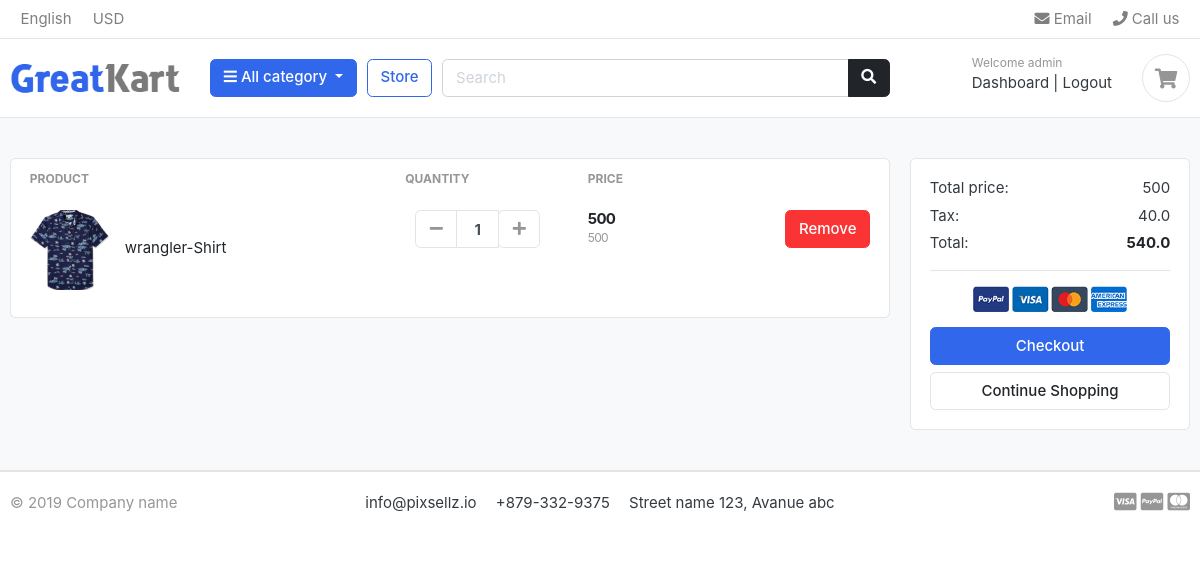
The app's page /carts/carts/ (signed in) with its own data.
### accounts/models.py (models this page shows, shortened)
class Account(AbstractUser):
    first_name = models.CharField(max_length=50)
    last_name = models.CharField(max_length=50)
    username = models.CharField(max_length=50, unique=True)
    email = models.EmailField(max_length=50, unique=True)
    phone_number = models.CharField(max_length=20)
    date_joined = models.DateTimeField(auto_now_add=True)
    last_login = models.DateTimeField(auto_now_add=True)
    is_admin = models.BooleanField(default=False)
    is_active = models.BooleanField(default=True)
    is_staff = models.BooleanField(default=False)
    is_superuser = models.BooleanField(default=False)
    USERNAME_FIELD = 'email'
    REQUIRED_FIELDS = ['username', 'first_name', 'last_name']
    objects = MyAccountManager()

### carts/models.py (models this page shows, shortened)
class CartItem(models.Model):
    product=models.ForeignKey(Product,on_delete=models.CASCADE,default=None,blank=True,null=True)
    cart=models.ForeignKey(Cart,on_delete=models.CASCADE,default=None,blank=True,null=True)
    variation=models.ManyToManyField('Variation',blank=True)
    quantity=models.IntegerField()
    is_active=models.BooleanField(default=True)
    user=models.ForeignKey(Account,on_delete=models.CASCADE,null=True,blank=True)
    def sub_total(self):
        return self.product.price*self.quantity

### store/models.py (models this page shows, shortened)
class Product(models.Model):
    product_name=models.CharField(max_length=200,unique=True)
    slug=models.SlugField(max_length=200,unique=True)
    description=models.TextField(max_length=500,blank=True)
    price=models.IntegerField()
    images=models.ImageField(upload_to='photos/products')
    stock=models.IntegerField()
    is_available=models.BooleanField(default=True)
    category=models.ForeignKey(Category,on_delete=models.CASCADE)
    uploaded_date=models.DateTimeField(auto_now_add=True)
    updated_date=models.DateTimeField(auto_now=True)
    def get_url(self):
        return reverse('product_detail',args=[self.category.slug,self.slug])

### carts/views.py (the view)
# urls.py: path("carts/", views.carts, name="carts"),
def carts(request,total=0,quantity=0,cart_items=None):
    tax=0
    grand_total=0
    try:
        if request.user.is_authenticated:
            cart_items=CartItem.objects.filter(user=request.user,is_active=True)
        else:
            cart=Cart.objects.get(cart_id=_cart_id(request))
            cart_items=CartItem.objects.filter(cart=cart,is_active=True)
        for cart_item in cart_items:
            total+=(cart_item.product.price*cart_item.quantity)
            quantity+=cart_item.quantity
            tax=(8*total)/100
            grand_total=total+tax
    except:
        pass
    context={
        'total':total,
        'quantity':quantity,
        'cart_items':cart_items,
        'tax':tax,
        'grand_total':grand_total,
    }
    return render(request,'store/carts.html',context)

### carts/context_processors.py (called while the page is built)
def counter(request):
    item_count = 0
    if 'admin' in request.path:
        return {}
    else:
        try:
            cart = Cart.objects.filter(cart_id=_cart_id(request)).first()
            if cart:
                cart_items = CartItem.objects.filter(cart=cart)
                for cart_item in cart_items:
                    item_count += cart_item.quantity
        except Cart.DoesNotExist:
            item_count = 0
    return {'item_count': item_count}

### carts/views.py (called while the page is built)
def _cart_id(request):
    cart=request.session.session_key
    if not cart:
        cart=request.session.create()
    return cart

### category/context_processors.py (called while the page is built)
def menu_links(request):
    links=Category.objects.all()
    return dict(multiple_links=links)

### category/models.py (called while the page is built)
    def get_url(self):
        return reverse('product_by_category',args=[self.slug])

### template/store/carts.html (shortened to what this page needs)
{% extends 'base.html' %}
{% load static %}
{% block content %}
<section class="section-content padding-y bg">
    <div class="container">
        {% if not cart_items %}
        <h1 class="text-center">Your Cart is Empty</h1>
        <div class="text-center">
            <a href="{% url 'store' %}" class="btn btn-primary">Continue Shopping</a>
        </div>
        {% else %}
        <div class="row">
            <aside class="col-lg-9">
                <div class="card">
                    <table class="table table-borderless table-shopping-cart">
                        <thead class="text-muted">
                            <tr class="small text-uppercase">
                                <th scope="col">Product</th>
                                <th scope="col" width="120">Quantity</th>
                                <th scope="col" width="120">Price</th>
                                <th scope="col" class="text-right" width="200"> </th>
                            </tr>
                        </thead>
                        <tbody>
                            {% for cart_item in cart_items %}
                            <tr>
                                <td>
                                    <figure class="itemside align-items-center">
                                        <div class="aside"><a href="{{cart_item.product.get_url}}"><img
                                                    src="{{cart_item.product.images.url}}" class="img-sm"></a></div>
                                        <figcaption class="info">
                                            <a href="{{cart_item.product.get_url}}"
                                                class="title text-dark">{{cart_item.product.product_name}}</a>
                                        </figcaption>
                                    </figure>
                                </td>
                                <td>
                                    <div class="col">
                                        <div class="input-group input-spinner">
                                            <div class="input-group-prepend">
                                                <a href="{% url 'remove_cart' cart_item.product.id cart_item.id %}"
                                                    class="btn btn-light" type="button" id="button-plus"> <i
                                                        class="fa fa-minus"></i> </a>
                                            </div>
                                            <input type="text" class="form-control" value="{{cart_item.quantity}}">
                                            <div class="input-group-append">
                                                <form action="{% url 'add_cart' cart_item.product.id %}" method="POST">
                                                    <button class="btn btn-light" type="submit" id="button-minus"> <i
                                                        class="fa fa-plus"></i> </button>
                                                </form>
                                            </div>
                                        </div>
                                    </div>
                                </td>
                                <td>
                                    <div class="price-wrap">
                                        <var class="price">{{cart_item.sub_total}}</var>
                                        <small class="text-muted">{{cart_item.product.price}}</small>
                                    </div>
                                </td>
                                <td class="text-right">
                                    <a href="{% url 'remove_cart_item' cart_item.product.id cart_item.id %}"
                                        class="btn btn-danger"> Remove</a>
                                </td>
                            </tr>
                            {% endfor %}
                        </tbody>
                    </table>
                </div>
            </aside>
            <aside class="col-lg-3">
                <div class="card">
                    <div class="card-body">
                        <dl class="dlist-align">
                            <dt>Total price:</dt>
                            <dd class="text-right">{{total}}</dd>
                        </dl>
                        <dl class="dlist-align">
                            <dt>Tax:</dt>
                            <dd class="text-right">{{tax}}</dd>
                        </dl>
                        <dl class="dlist-align">
                            <dt>Total:</dt>
                            <dd class="text-right text-dark b"><strong>{{grand_total}}</strong></dd>
                        </dl>
                        <hr>
                        <p class="text-center mb-3">
                            <img src="{% static './images/misc/payments.png' %}" height="26">
                        </p>
                        {% if request.user.is_authenticated%}
                        <a href="{% url 'checkout' %}" class="btn btn-primary btn-block"> Checkout </a>
                        {% else %}
                        <a href="{% url 'login' %}" class="btn btn-primary btn-block"> Login to Checkout </a>
                        {% endif %}
                        <a href="{% url 'store' %}" class="btn btn-light btn-block">Continue Shopping</a>
                    </div>
                </div>
            </aside>
        </div>
        {% endif %}
    </div>
</section>
{% endblock %}

### template/includes/header.html (shortened to what this page needs)
{% load static %}
<header class="section-header">
    <nav class="navbar p-md-0 navbar-expand-sm navbar-light border-bottom">
        <div class="container">
            <div class="collapse navbar-collapse" id="navbarTop4">
                <ul class="navbar-nav mr-auto">
                    <li class="nav-item dropdown">
                        <a href="#" class="nav-link"> English </a>
                    </li>
                    <li class="nav-item dropdown">
                        <a href="#" class="nav-link"> USD </a>
                    </li>
                </ul>
                <ul class="navbar-nav">
                    <li><a href="#" class="nav-link"> <i class="fa fa-envelope"></i> Email </a></li>
                    <li><a href="#" class="nav-link"> <i class="fa fa-phone"></i> Call us </a></li>
                </ul>
            </div>
        </div>
    </nav>
    <section class="header-main border-bottom">
        <div class="container">
            <div class="row align-items-center">
                <div class="col-lg-2 col-md-3 col-6">
                    <a href="{% url 'home' %}" class="brand-wrap">
                        <img class="logo" src="{% static './images/logo.png' %}">
                    </a>
                </div>
                <div class="col-lg col-sm col-md col-6 flex-grow-0">
                    <div class="category-wrap dropdown d-inline-block float-right">
                        <button type="button" class="btn btn-primary dropdown-toggle" data-toggle="dropdown">
                            <i class="fa fa-bars"></i> All category
                        </button>
                    </div>
                </div>
                <a href="{% url 'store' %}" class="btn btn-outline-primary">Store</a>
                <div class="col-lg  col-md-6 col-sm-12 col">
                    <form action="{% url 'search' %}" class="search" method="GET">
                        <div class="input-group w-100">
                            <input type="text" class="form-control" style="width:60%;" name="keyword"
                                placeholder="Search">
                            <div class="input-group-append">
                                <button class="btn btn-dark" type="submit">
                                    <i class="fa fa-search"></i>
                                </button>
                            </div>
                        </div>
                    </form>
                </div>
                <div class="col-lg-3 col-sm-6 col-8 order-2 order-lg-3">
                    <div class="d-flex justify-content-end mb-3 mb-lg-0">
                        <div class="widget-header">
                            <small class="title text-muted">Welcome {{user.first_name}}</small>
                            <div>
                                {% if request.user.is_authenticated %}
                                <a href="{% url 'dashboard' %}">Dashboard</a> <span class="dark-transp"> | </span>
                                <a href="{% url 'logout' %}"> Logout</a>
                                {% else %}
                                <a href="{% url 'login' %}">Sign in</a> <span class="dark-transp"> | </span>
                                <a href="{% url 'register' %}"> Register</a>
                                {% endif %}
                            </div>
                        </div>
                        <a href="{% url 'carts' %}" class="widget-header pl-3 ml-3">
                            <div class="icon icon-sm rounded-circle border"><i class="fa fa-shopping-cart"></i></div>
                        </a>
                    </div>
                </div>
            </div>
        </div>
    </section>
</header>

### static/css/ui.css (style rules this page uses)
html { font-family: "Inter", sans-serif; font-size: 15px; }
.price-wrap { letter-spacing: -0.7px; }
.icon-xs, .icon-sm, .icon-md, .icon-lg { display: inline-block; text-align: center; flex-shrink: 0; flex-grow: 0; }
.icon-sm { width: 48px; height: 48px; line-height: 48px !important; font-size: 20px; }
.img-xs, .img-sm, .img-md, .img-lg { -o-object-fit: cover; object-fit: cover; flex-shrink: 0; flex-grow: 0; }
.img-sm { width: 80px; height: 80px; }
.padding-y { padding-top: 40px; padding-bottom: 40px; }
var { font-style: normal; }
figure { margin-bottom: 0; }
.bg { background-color: #f8f9fa; }
.b { font-weight: 600; }
.header-main { position: relative; padding-top: 1rem; padding-bottom: 1rem; }
.brand-wrap .logo, .navbar-brand .logo { margin-right: 7px; max-height: 42px; display: inline-block; }
.widget-header { display: inline-block; vertical-align: middle; position: relative; }
.widget-header a { color: #343a40; }
.widget-header i { color: #969696; }
.widget-header .title { display: block; }
.btn-light { background-color: #fff; border-color: #e4e4e4; }
.btn-light i { color: #969696; }
.itemside { position: relative; display: flex; width: 100%; }
.itemside .aside { position: relative; flex-shrink: 0; }
.itemside .info { padding-left: 15px; padding-right: 7px; }
.itemside .title { display: block; margin-bottom: 5px; color: #212529; }
[class*=dlist-] { margin-bottom: 5px; }
[class*=dlist-] dd { margin-bottom: 0; }
.dlist-align { display: flex; }
.dlist-align dt { width: 150px; word-wrap: break-word; font-weight: normal; }
.dlist-align dd { flex-grow: 1; }
.price { font-weight: 600; color: #212529; }
.input-spinner { width: 125px; flex-wrap: nowrap; display: inline-flex; vertical-align: middle; }
.input-spinner input.form-control { text-align: center; max-width: 46px; font-weight: bold; flex-basis: 46px; border-color: #e4e4e4; flex-grow: 0; }
.input-spinner .btn { width: 42px; text-align: center; padding-left: 0.5rem; padding-right: 0.5rem; }
.table-shopping-cart.table td, .table-shopping-cart.table th { padding-left: 1.25rem; padding-right: 1.25rem; }
.table-shopping-cart .price-wrap { line-height: 1.2; }
.table-shopping-cart .price { font-weight: bold; margin-right: 5px; display: block; }

### records on screen
Account: first_name "admin"
CartItem: product.images (picture), product.product_name "wrangler-Shirt", quantity "1", sub_total "500", product.price "500"

### other values on screen
{{ total }} "500"
{{ tax }} "40.0"
{{ grand_total }} "540.0"
